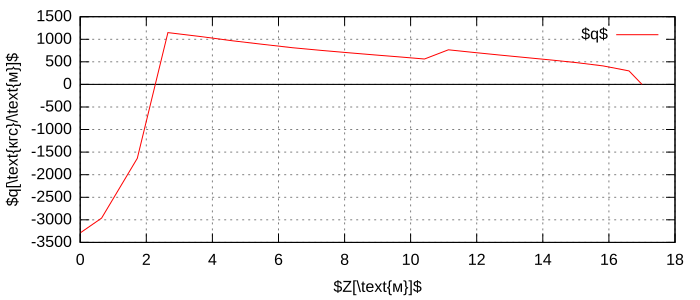

Source code (gnuplot):
set term svg size 700,300
set style line 7 lt 1 lc rgbcolor "black" lw 1.1
set xzeroaxis ls 7
set grid
set xlabel '$Z[\text{м}]$'
set ylabel '$q[\text{кгс}/\text{м}]$'
set output 'DistributedLoad.svg'
plot 'DistributedLoad.txt' u 1:2 w lines t '$q$'
unset output
unset term